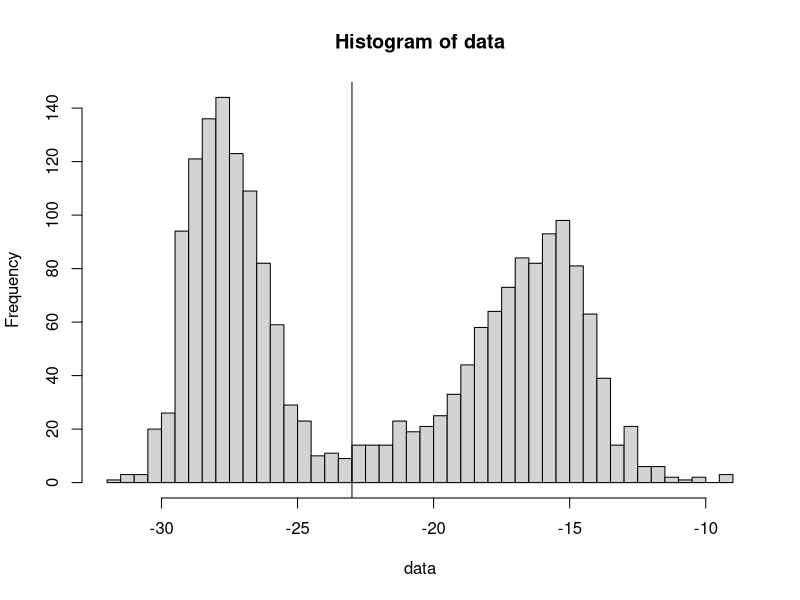
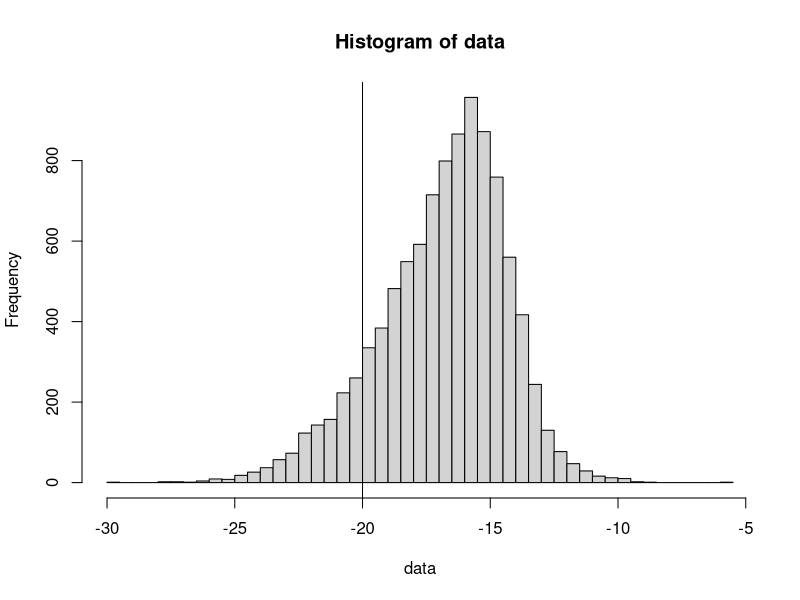

The R script that drew these images, in order:
# Read in the data from the excel files
library("readxl")
balanced <- read_excel("balanced_points.xlsx", sheet = "MergedSample")
unbalanced <- read_excel("unbalanced_points.xls")

# data is the dataset (a vector of numbers), num_bins is
# the number of bins to use for the histogram
otsu <- function(data, num_bins) {
  # Create and plot the histogram
  histogram <- hist(data, breaks = num_bins)
  # Create an array to hold the within-class variances
  results <- numeric(length(histogram$breaks))
  for (i in 2:length(histogram$breaks)) {
    # get the threshold
    threshold <- histogram$breaks[i]
    # split the data into left and right
    ind_left <- which(data <= threshold)
    ind_right <- which(data > threshold)
    # calculate the variances
    varLeft <- var(data[ind_left])
    varRight <- var(data[ind_right])
    # calculate the weights
    weightLeft <- length(ind_left) / length(data)
    weightRight <- length(ind_right) / length(data)
    # calculate the means
    meanLeft <- mean(data[ind_left])
    meanRight <- mean(data[ind_right])
    # calculate the within-class variance
    wcv <- weightLeft * varLeft + weightRight * varRight
    # put it in the array
    results[i] <- wcv
  }

  # Find the index of the smallest within-class variance
  threshold_index <- which.min(na.omit(results[2:length(results)]))
  # Get the corresponding threshold at that index
  threshold <- histogram$breaks[threshold_index]
  # Plot the threshold as a vertical line
  abline(v = threshold)
  threshold
}

otsu(data = balanced$HV, num_bins = 40)

unbal_hv <- unbalanced$RS2_FQ19_20120908_HV

otsu(data = unbal_hv, num_bins = 40)
